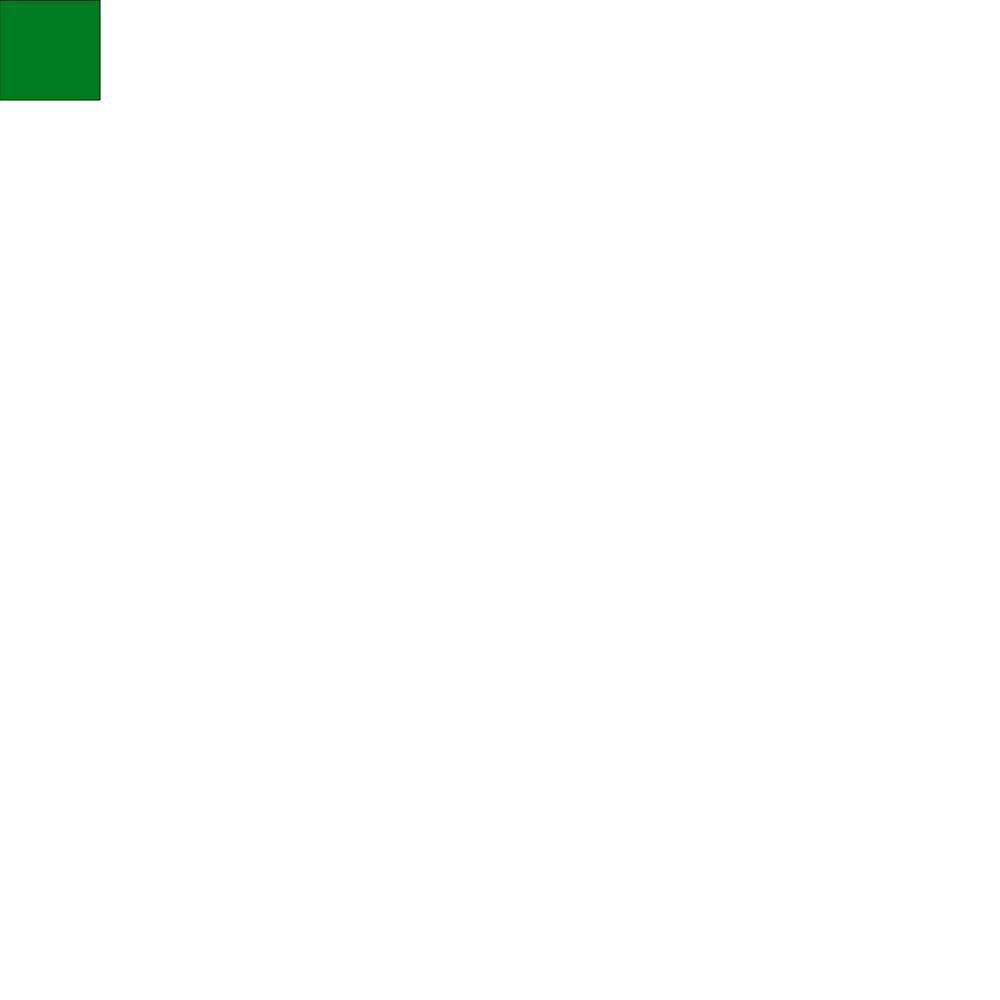
Frame 1 (no input)
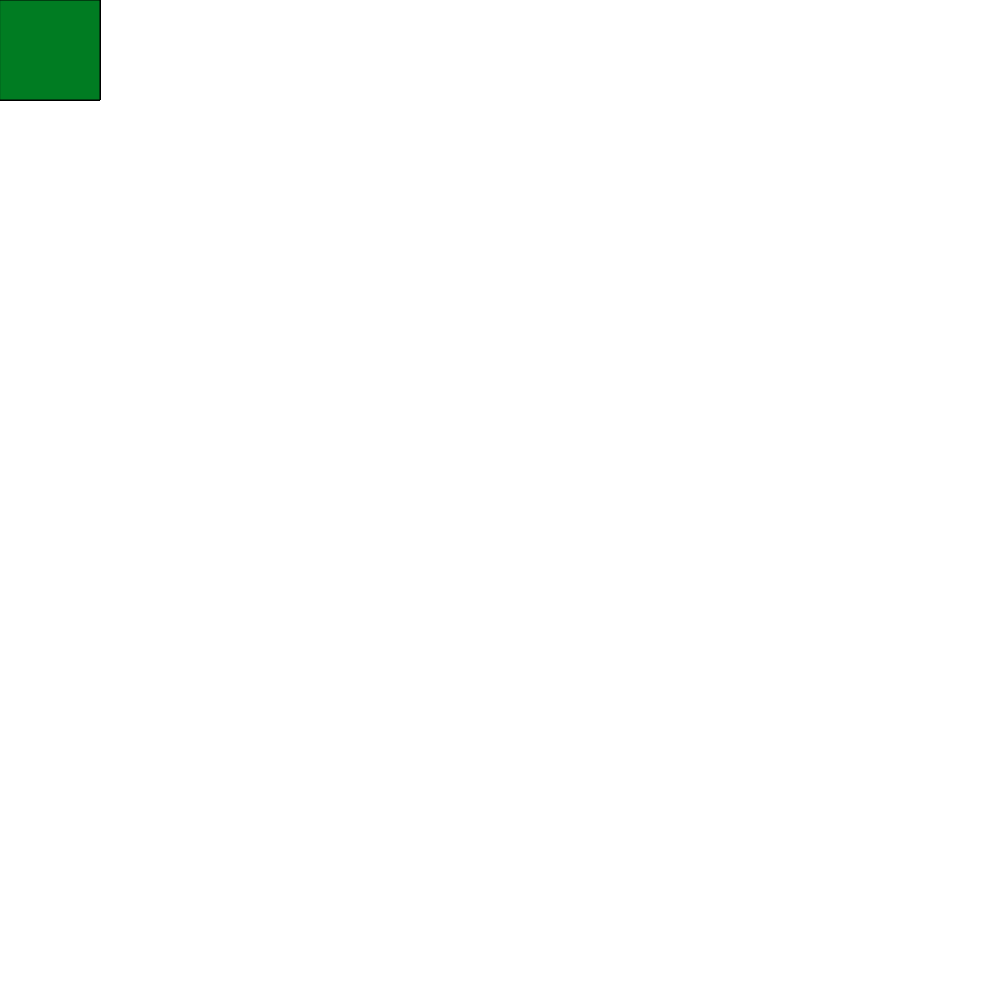
Frame 60 (no input)
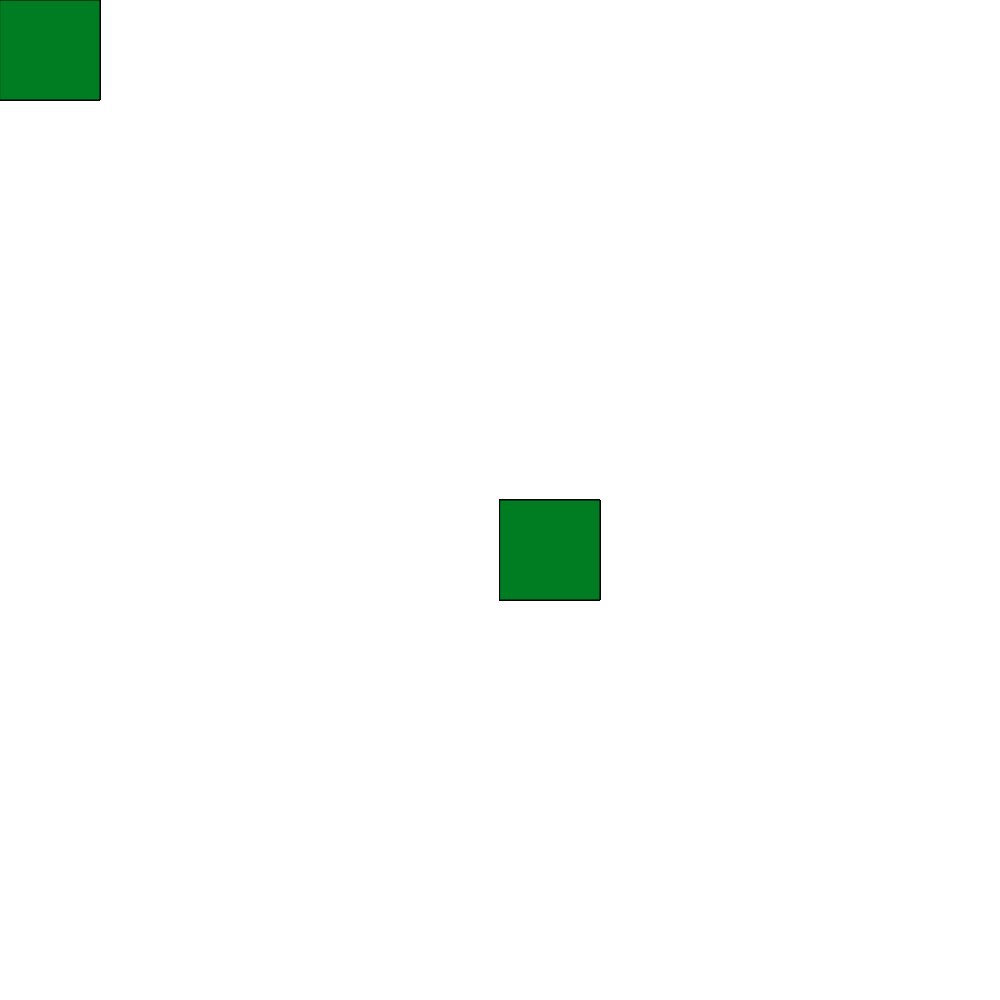
Frame 120 (the mouse pressed at the canvas centre since frame 60)

The p5.js sketch that drew these frames (run headless with seeded random() and noise() and a simulated clock; from frame 60 on, the mouse is pressed at the canvas centre):

// p5.js sketch
// ── sketch.js
function setup() {
  // put setup code here
  createCanvas(1000, 1000);
}

function draw() {
  // put drawing code here
fill('#007C22');
  rect(mouseX, mouseY, 100, 100) ;
}
